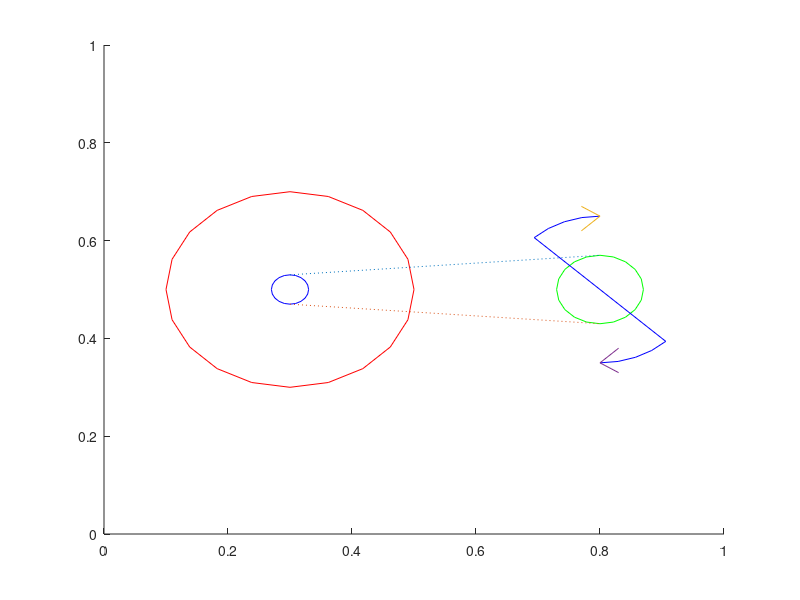

Source code (MATLAB):
% ==========================================
% cycle_animation_icon.m


% ==========================================
% Set up plot;
gca; cla;
axis([0 1 0 1]);
hold on;
set(gcf, 'position', [50 50 210 160]);

% ==========================================
% Begin:

plot([0.2.*sin([0:(pi/10):2*pi])]+0.3, [0.2.*cos([0:(pi/10):2*pi])]+0.5, 'r');
plot([0.03.*sin([0:(pi/10):2*pi])]+0.3, [0.03.*cos([0:(pi/10):2*pi])]+0.5, 'b');
plot([0.07.*sin([0:(pi/10):2*pi])]+0.8, [0.07.*cos([0:(pi/10):2*pi])]+0.5, 'g');

plot([0.3 0.3; 0.8 0.8], [0.53 0.47; 0.57 0.43], ':')

plot([0.15.*sin(-pi/4)+0.8 0.15.*sin(3*pi/4)+0.8], [0.15.*cos(-pi/4)+0.5 0.15.*cos(3*pi/4)+0.5], 'b');
plot([0.15.*sin([-pi/4:(pi/16):0])]+0.8, [0.15.*cos([-pi/4:(pi/16):0])]+0.5, 'b');
plot([0.15.*sin([3*pi/4:(pi/16):pi])]+0.8, [0.15.*cos([3*pi/4:(pi/16):pi])]+0.5, 'b');

plot([0.77 0.8 0.77], [0.67 0.65 0.62]);
plot([0.83 0.8 0.83], [0.38 0.35 0.33]);

% ==========================================
% End of file